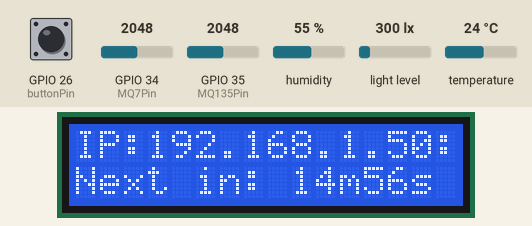
Bench run of a sketch on a simulated ESP32. On the bench: 16×2 character LCD. The test bench sets the inputs (shaded band); at power-on: GPIO 26 (buttonPin) HIGH, GPIO 34 (MQ7Pin) = 2048, GPIO 35 (MQ135Pin) = 2048, humidity 55 %, light level 300 lx, temperature 24 °C. WiFi joins after 1.5 s; servers stay silent unless stated; a WiFi scan finds three made-up networks; uploads are accepted with an empty reply; the local clock reads 2024-03-15 10:24:30 at power-on unless the sketch sets it; what the sketch prints to the serial monitor is not drawn.

Above: at 4.3 s.
4.4 s: GPIO 26 (buttonPin) pulled LOW for 0.15 s
At 6.3 s:
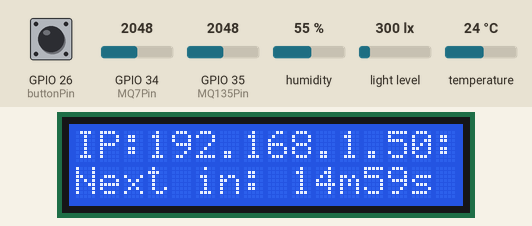
7.5 s: GPIO 26 (buttonPin) pulled LOW for 1 s
At 7.5 s:
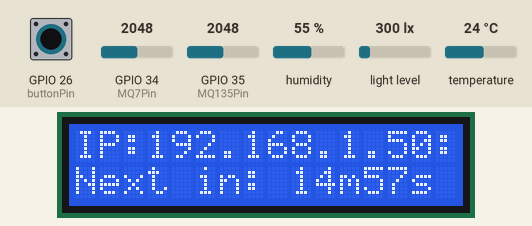
Timing chart, 0 to 10.5 s (numbered marks = the images above; inputs shaded):
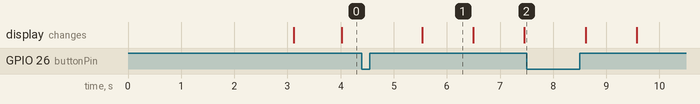

The sketch:

homesensor.ino
```cpp
#include <Adafruit_Sensor.h>
#include "Adafruit_TSL2561_U.h"

#include <DHT.h>
#include <DHT_U.h>

#include <WiFi.h>
#include <WebServer.h>
#include <HTTPClient.h>

#include <time.h>

#include <Wire.h>
#include <LiquidCrystal_I2C.h>


const int MQ135Pin = 35;
const int MQ7Pin = 34;
const char WIFI_SSID[] = "IoT-WiFi";
const char WIFI_PASSWORD[] = "HEhVy77356";
const String HOST_NAME   = "http://10.0.10.56:8080";
const char* ntpServer = "pool.ntp.org";
const long utcOffsetInSeconds = 7200; // UTC +2
const int interval = 900000; // 15 minutes
unsigned long previousMillis = 0;
unsigned long currentMillis;
const int buttonPin = 26;
int lastButtonState = HIGH;
#define DHTPIN 25
#define DHTTYPE DHT22
DHT_Unified dht(DHTPIN, DHTTYPE);
Adafruit_TSL2561_Unified tsl = Adafruit_TSL2561_Unified(TSL2561_ADDR_FLOAT);
WebServer server(80);
LiquidCrystal_I2C lcd(0x27, 16, 2);

void setup() {
  Serial.begin(115200);
  WiFi.begin(WIFI_SSID,WIFI_PASSWORD);
  while (WiFi.status() != WL_CONNECTED) {
    WiFi.begin(WIFI_SSID,WIFI_PASSWORD);
    Serial.println("WiFi not connected!");
    delay(1000);
    int n = WiFi.scanNetworks();
    for (int i = 0; i < n; i++) {
      Serial.println(WiFi.SSID(i));
    }
  }
  const String ipaddr = WiFi.localIP().toString().c_str();
  Serial.println("WiFi setup finished");

  //setup dht22 sensor
  Serial.println("dht22 setup");
  sensor_t sensor;
  dht.begin();
  dht.temperature().getSensor(&sensor);
  dht.humidity().getSensor(&sensor);
  Serial.println("dht22 setup finished");
  // NTP-Server synchronisieren
  configTime(utcOffsetInSeconds, 0, ntpServer);
  Serial.println("time config finished");

  // setup light sensor tsl251
  tsl.setGain(TSL2561_GAIN_1X);
  tsl.setIntegrationTime(TSL2561_INTEGRATIONTIME_402MS);
  Serial.println("TSL2561 setup finished");

  pinMode(MQ7Pin,INPUT);
  Serial.println("mq7 setup finished");
  pinMode(MQ135Pin,INPUT);
  Serial.println("mq135 setup finished");
  pinMode(buttonPin,INPUT);
  Serial.println("touch button setup finished");

  server.on("/read", serverTriggerRead);
  server.on("/",hardwareInfoOutput);
  server.begin();
  Serial.println("server setup finished");

  lcd.init();
  lcd.backlight();
  lcd.setCursor(0, 0);
  const String firstrow = "IP:" + ipaddr + ":80";
  lcd.print(firstrow);
  lcd.setCursor(0, 1);
  lcd.print("Next in:");
  Serial.println("lcd setup finished");

}

void loop() {
  server.handleClient();
  // 15 minute interval reading
  currentMillis = millis();
  if (currentMillis - previousMillis >= interval) {
    serverTriggerRead();
    previousMillis = currentMillis;
  }
  // remainingTime in seconds
  unsigned int remainingTime = (interval/1000) - (currentMillis-previousMillis)/1000;
  printRemainingTime(remainingTime);

  // button press triggered reading
  int buttonState = digitalRead(buttonPin);
  if (buttonState == LOW && lastButtonState == HIGH) {
    Serial.println("Button pressed");
    serverTriggerRead();
  }
  lastButtonState = buttonState;
  delay(50);
}

void serverTriggerRead(){
  Serial.println("http server triggered, reading and processing data");
  readAndSendData();
  previousMillis=currentMillis;
  server.send(200, "text/plain", "OK");
}

void readAndSendData(){
  if ((WiFi.status() != WL_CONNECTED)) {
  Serial.print(millis());
  Serial.println("Reconnecting to WiFi...");
  WiFi.disconnect();
  WiFi.reconnect();
  }
  //get current timestamp from server
  struct tm timeinfo;
  getLocalTime(&timeinfo);
  char buffer[20];
  strftime(buffer, sizeof(buffer), "%Y-%m-%dT%H:%M:%S", &timeinfo);
  Serial.println("current timestamp : " + String(buffer));
  //read temperature data from dht22 sensor
  sensors_event_t event;
  dht.temperature().getEvent(&event);
  if (isnan(event.temperature)) {
    Serial.println(F("Error reading temperature!"));
  }
  else {
    sendHttpRequest("/temperature", String(event.temperature), String(buffer));
  }
  // read humidity data from dht22 sensor
  dht.humidity().getEvent(&event);
  if (isnan(event.relative_humidity)) {
    Serial.println(F("Error reading humidity!"));
  }
  else {
    Serial.print(event.relative_humidity);
    sendHttpRequest("/humidity", String(event.relative_humidity), String(buffer));
  }
  // read light data from TSL2561 sensor
  sensors_event_t lightEvent;
  tsl.getEvent(&lightEvent);
  if (event.light) {
   sendHttpRequest("/light", String(lightEvent.light), String(buffer));
  } else {
    Serial.print("Sensor overload sending 0 Lux instead");
    sendHttpRequest("/light", "0.0", String(buffer));
 }
  // Air quality sensor MQ135
  sendHttpRequest("/airquality",String(analogRead(MQ135Pin)),String(buffer));
  // CO sensor MQ7
  sendHttpRequest("/co",String(analogRead(MQ7Pin)),String(buffer));
}


void sendHttpRequest(String URL, String value,String timestamp){
  HTTPClient http;
  http.begin(HOST_NAME + URL);
  http.addHeader("Content-Type", "application/json");
  String payload = "{";
  payload += "\"value\":\"" + value + "\",";
  payload += "\"timestamp\":\"" + timestamp + "\"";
  payload += "}";
  int httpCode = http.POST(payload);
  http.end();
  Serial.print("HTTP Return Code of request to : ");
  Serial.print (" " + URL);
  Serial.print(" with value: " + value + " and timestamp " + timestamp);
  Serial.println(httpCode);
}

String formatNumber(int number, int width) {
  String result = String(number);
  while (result.length() < width) {
    result = "0" + result;
  }
  return result;
}

void printRemainingTime(int seconds){
  lcd.setCursor(9, 1);
  lcd.print(formatNumber(seconds/60,2));
  lcd.setCursor(11,1);
  lcd.print("m ");
  lcd.setCursor(12,1);
  lcd.print(formatNumber(seconds%60,2));
  lcd.setCursor(14,1);
  lcd.print("s");
}

void hardwareInfoOutput(){
    String html = "<!DOCTYPE HTML>";
    html += "<html>";
    html += "<head>";
    html += "<link rel=\"icon\" href=\"data:,\">";
    html += "</head>";
    html += "<h4> Hardware Info </h4> ";
    html += "Host-Name: " + String(WiFi.getHostname())+ " <br>";
    html += "Connected WiFi-SSID: " + String(WiFi.SSID()) + "<br>";
    html += "IP-Adress: " + String(WiFi.localIP().toString().c_str()) + " <br>";
    html += "MAC-Adress: " + String(WiFi.macAddress()) + " <br";
    html += "</p>";
    html += "<h4> Sensor Info </h4> ";
    html += "DHT22: Temperature and Humidity Sensor <br>";
    html += "TSL2561: Luminosity / Lux Calculation Sensor <br>";
    html += "MQ7: Carbon Monoxide Sensor <br>";
    html += "MQ35: Gas Sensor for Air Quality <br>";
    html += "</html>";
    server.send(200, "text/html", html);
}
```
